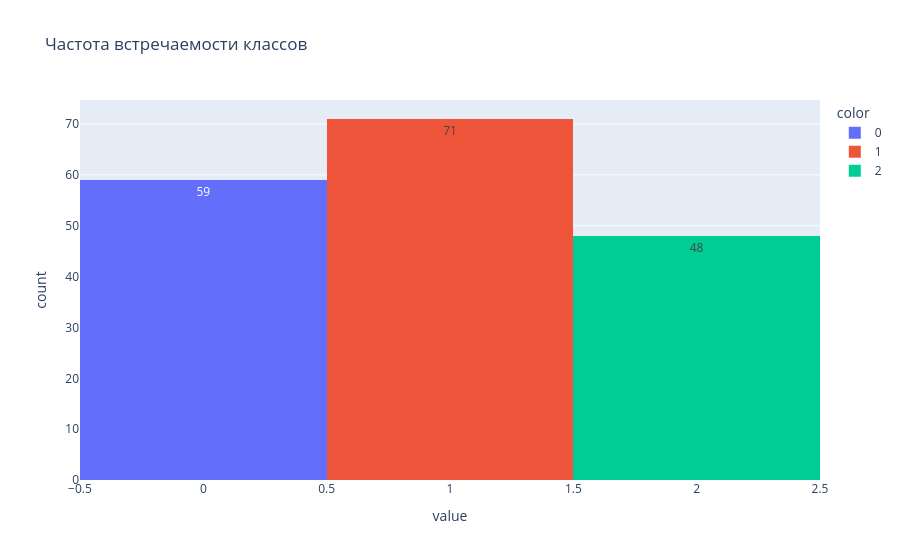

The notebook cell this image was saved under:
### Code cell
fig = px.histogram(
    y,
    title='Частота встречаемости классов',
    color=y,
    text_auto=True
)

fig.show()

### Figure 1 — Plotly figure (JSON) as saved in the notebook; plotly's stock layout.template omitted (floating-point values rounded to 4 significant figures)
{"data": [{"alignmentgroup": "True", "bingroup": "x", "hovertemplate": "color=0<br>value=%{x}<br>count=%{y}<extra></extra>", "legendgroup": "0", "marker": {"color": "#636efa", "pattern": {"shape": ""}}, "name": "0", "offsetgroup": "0", "orientation": "v", "showlegend": true, "texttemplate": "%{value}", "type": "histogram", "x": [0, 0, 0, 0, 0, 0, 0, 0, 0, 0, 0, 0, 0, 0, 0, 0, 0, 0, 0, 0, 0, 0, 0, 0, 0, 0, 0, 0, 0, 0, 0, 0, 0, 0, 0, 0, 0, 0, 0, 0, 0, 0, 0, 0, 0, 0, 0, 0, 0, 0, 0, 0, 0, 0, 0, 0, 0, 0, 0], "xaxis": "x", "yaxis": "y"}, {"alignmentgroup": "True", "bingroup": "x", "hovertemplate": "color=1<br>value=%{x}<br>count=%{y}<extra></extra>", "legendgroup": "1", "marker": {"color": "#EF553B", "pattern": {"shape": ""}}, "name": "1", "offsetgroup": "1", "orientation": "v", "showlegend": true, "texttemplate": "%{value}", "type": "histogram", "x": [1, 1, 1, 1, 1, 1, 1, 1, 1, 1, 1, 1, 1, 1, 1, 1, 1, 1, 1, 1, 1, 1, 1, 1, 1, 1, 1, 1, 1, 1, 1, 1, 1, 1, 1, 1, 1, 1, 1, 1, 1, 1, 1, 1, 1, 1, 1, 1, 1, 1, 1, 1, 1, 1, 1, 1, 1, 1, 1, 1, 1, 1, 1, 1, 1, 1, 1, 1, 1, 1, 1], "xaxis": "x", "yaxis": "y"}, {"alignmentgroup": "True", "bingroup": "x", "hovertemplate": "color=2<br>value=%{x}<br>count=%{y}<extra></extra>", "legendgroup": "2", "marker": {"color": "#00cc96", "pattern": {"shape": ""}}, "name": "2", "offsetgroup": "2", "orientation": "v", "showlegend": true, "texttemplate": "%{value}", "type": "histogram", "x": [2, 2, 2, 2, 2, 2, 2, 2, 2, 2, 2, 2, 2, 2, 2, 2, 2, 2, 2, 2, 2, 2, 2, 2, 2, 2, 2, 2, 2, 2, 2, 2, 2, 2, 2, 2, 2, 2, 2, 2, 2, 2, 2, 2, 2, 2, 2, 2], "xaxis": "x", "yaxis": "y"}], "layout": {"barmode": "relative", "legend": {"title": {"text": "color"}, "tracegroupgap": 0}, "title": {"text": "Частота встречаемости классов"}, "xaxis": {"anchor": "y", "domain": [0, 1], "title": {"text": "value"}}, "yaxis": {"anchor": "x", "domain": [0, 1], "title": {"text": "count"}}}}
